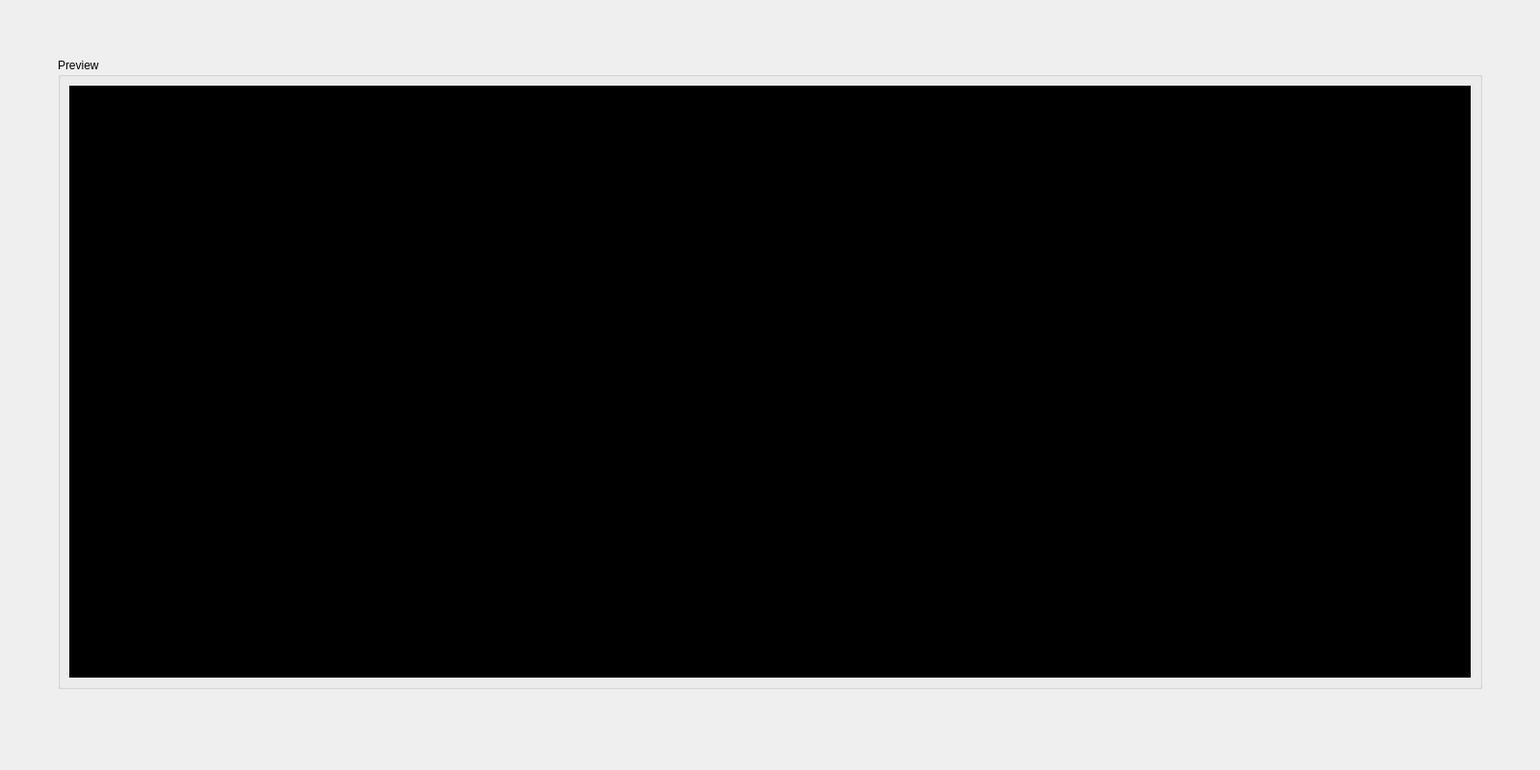
<?xml version="1.0" encoding="UTF-8"?>
<ui version="4.0">
 <class>MainWindow</class>
 <widget class="QMainWindow" name="MainWindow">
  <property name="geometry">
   <rect>
    <x>0</x>
    <y>0</y>
    <width>1600</width>
    <height>800</height>
   </rect>
  </property>
  <property name="minimumSize">
   <size>
    <width>1600</width>
    <height>800</height>
   </size>
  </property>
  <property name="maximumSize">
   <size>
    <width>1600</width>
    <height>800</height>
   </size>
  </property>
  <property name="windowTitle">
   <string>MainWindow</string>
  </property>
  <widget class="QWidget" name="centralwidget">
   <widget class="QGroupBox" name="previewGroupBox">
    <property name="geometry">
     <rect>
      <x>60</x>
      <y>60</y>
      <width>1480</width>
      <height>656</height>
     </rect>
    </property>
    <property name="minimumSize">
     <size>
      <width>1480</width>
      <height>656</height>
     </size>
    </property>
    <property name="maximumSize">
     <size>
      <width>1480</width>
      <height>656</height>
     </size>
    </property>
    <property name="title">
     <string>Preview</string>
    </property>
    <layout class="QHBoxLayout" name="horizontalLayout">
     <item>
      <widget class="QWidget" name="previewContainer" native="true">
       <property name="minimumSize">
        <size>
         <width>1440</width>
         <height>576</height>
        </size>
       </property>
       <property name="autoFillBackground">
        <bool>false</bool>
       </property>
       <property name="styleSheet">
        <string>background-color: #000</string>
       </property>
      </widget>
     </item>
    </layout>
   </widget>
  </widget>
  <widget class="QMenuBar" name="menubar">
   <property name="geometry">
    <rect>
     <x>0</x>
     <y>0</y>
     <width>1600</width>
     <height>23</height>
    </rect>
   </property>
  </widget>
  <widget class="QStatusBar" name="statusbar">
   <property name="sizeGripEnabled">
    <bool>false</bool>
   </property>
  </widget>
 </widget>
 <resources/>
 <connections/>
</ui>
